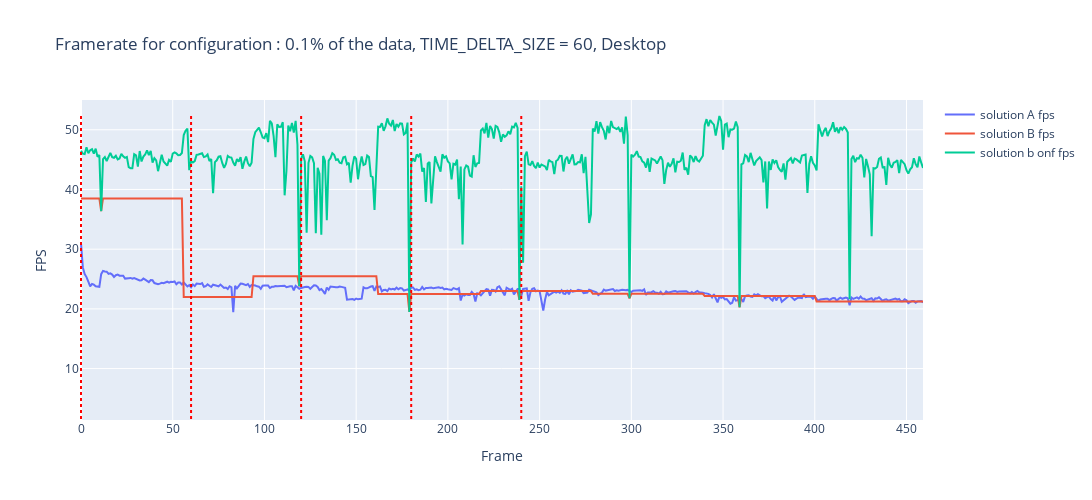

Here is the notebook cell this chart was saved with:
### Code cell
import plotly.graph_objects as go 

# Read the pickle file 

# Create traces 

trace1 = go.Scatter( 
x=list(range(len(fps_recordA))), 
y=fps_recordA, 
mode='lines', 
name='solution A fps' 
) 

trace2 = go.Scatter( 
x=list(range(len(fps_record))), 
y=fps_record, 
mode='lines', 
name='solution B fps' 
) 

trace3 = go.Scatter( 
x=list(range(len(onf_record))), 
y=onf_record, 
mode='lines', 
name='solution b onf fps' 
) 
# Create layout 

layout = go.Layout( 
title='Framerate for configuration : 0.1% of the data, TIME_DELTA_SIZE = 60, Desktop', 
xaxis=dict(title='Frame'), 
yaxis=dict(title='FPS'), 
width=1500, # Equivalent to figsize (20, 5) in matplotlib 
height=500, 
shapes=[
        # Vertical lines at every multiple of 50
        dict(
            type="line",
            x0=x,
            x1=x,
            y0=min(min(flattened_list), min(onf_record), min(fps_record)),
            y1=max(max(flattened_list), max(onf_record), max(fps_record)),
            line=dict(
                color="red",
                width=2,
                dash="dot",
            ),
        ) for x in range(0, len(flattened_list), 60)
    ]

) 


# Create figure and add traces 
fig = go.Figure(data=[trace1, trace2, trace3], layout=layout) 

# Show the plot 
fig.show()

### Figure 1 — Plotly figure (JSON) as saved in the notebook; plotly's stock layout.template omitted (floating-point values rounded to 4 significant figures; data arrays with more than 128 entries replaced by an {"elided": "..."} marker saying what was removed)
{"data": [{"mode": "lines", "name": "solution A fps", "type": "scatter", "x": {"elided": "460 int values"}, "y": {"elided": "460 float values"}}, {"mode": "lines", "name": "solution B fps", "type": "scatter", "x": {"elided": "460 int values"}, "y": {"elided": "460 float values"}}, {"mode": "lines", "name": "solution b onf fps", "type": "scatter", "x": {"elided": "460 int values"}, "y": {"elided": "460 float values"}}], "layout": {"height": 500, "shapes": [{"line": {"color": "red", "dash": "dot", "width": 2}, "type": "line", "x0": 0, "x1": 0, "y0": 1.558, "y1": 52.3}, {"line": {"color": "red", "dash": "dot", "width": 2}, "type": "line", "x0": 60, "x1": 60, "y0": 1.558, "y1": 52.3}, {"line": {"color": "red", "dash": "dot", "width": 2}, "type": "line", "x0": 120, "x1": 120, "y0": 1.558, "y1": 52.3}, {"line": {"color": "red", "dash": "dot", "width": 2}, "type": "line", "x0": 180, "x1": 180, "y0": 1.558, "y1": 52.3}, {"line": {"color": "red", "dash": "dot", "width": 2}, "type": "line", "x0": 240, "x1": 240, "y0": 1.558, "y1": 52.3}], "title": {"text": "Framerate for configuration : 0.1% of the data, TIME_DELTA_SIZE = 60, Desktop"}, "width": 1500, "xaxis": {"title": {"text": "Frame"}}, "yaxis": {"title": {"text": "FPS"}}}}
